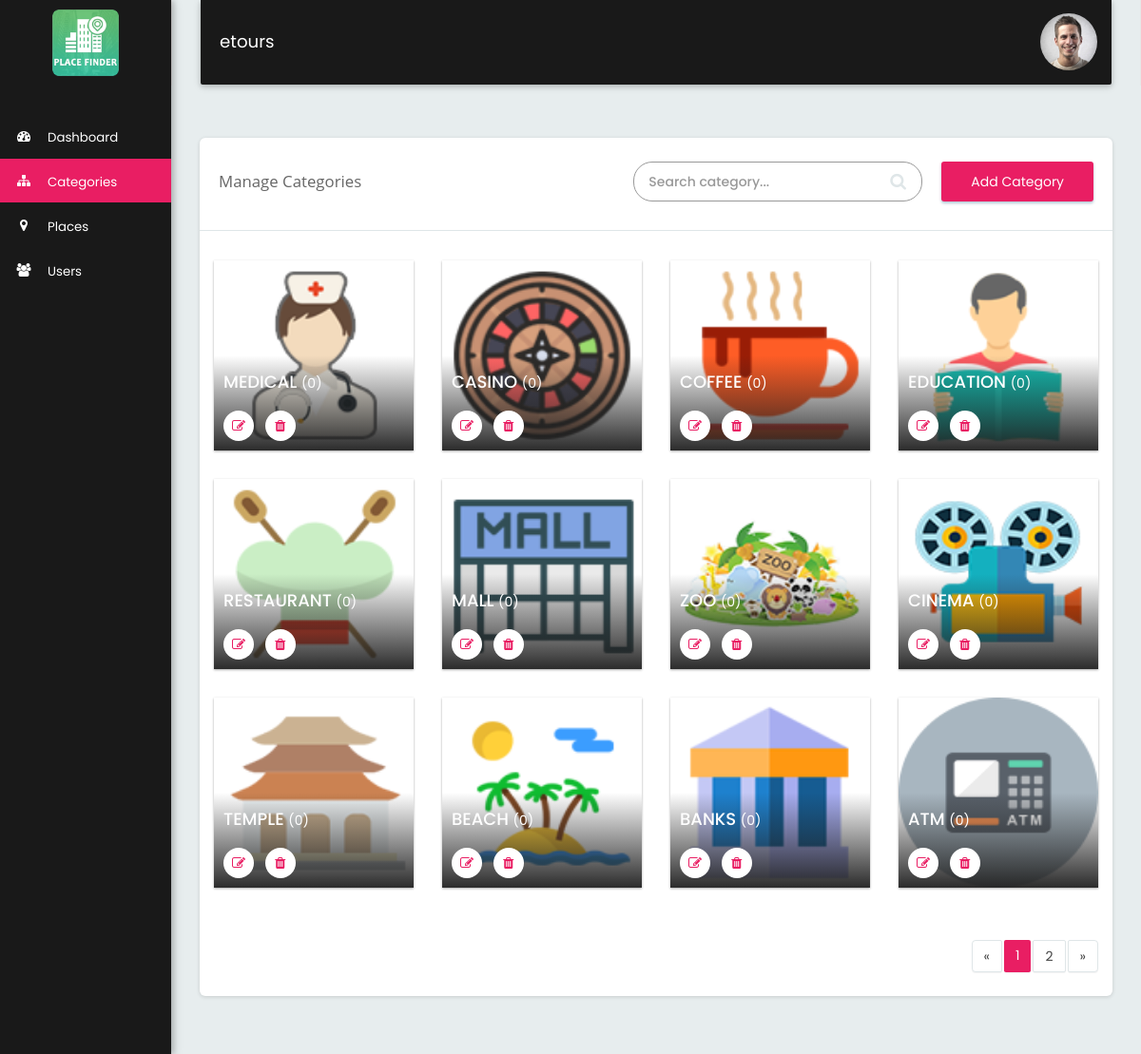
Page /manage_category.php (signed in) on the committed database.
### tables this page shows
CREATE TABLE `tbl_category` (
  `cid` int(11) NOT NULL,
  `category_name` varchar(255) NOT NULL,
  `category_image` varchar(255) NOT NULL,
  `path` varchar(255) NOT NULL
);

### manage_category.php (the view, shortened to what this page needs)
<?php include("includes/header.php");
	require("includes/function.php");
  if(isset($_POST['data_search']))
   {
      $qry="SELECT * FROM tbl_category
                  WHERE tbl_category.category_name like '%".addslashes($_POST['search_value'])."%'
                  ORDER BY tbl_category.category_name";
     $result=mysqli_query($mysqli,$qry);
   }
   else
   {
      $tableName="tbl_category";
      $targetpage = "manage_category.php";
      $limit = 12;
      $query = "SELECT COUNT(*) as num FROM $tableName";
      $total_pages = mysqli_fetch_array(mysqli_query($mysqli,$query));
      $total_pages = $total_pages['num'];
      $stages = 3;
      $page=0;
      if($page){
        $start = ($page - 1) * $limit;
      }else{
        $start = 0;
        }
     $qry="SELECT * FROM tbl_category
                   ORDER BY tbl_category.cid DESC LIMIT $start, $limit";
     $result=mysqli_query($mysqli,$qry);
    }
  function get_total_item($cat_id)
  {
    global $mysqli;
    $qry_songs="SELECT COUNT(*) as num FROM tbl_places WHERE p_cat_id='".$cat_id."'";
    $total_songs = mysqli_fetch_array(mysqli_query($mysqli,$qry_songs));
    $total_songs = $total_songs['num'];
    return $total_songs;
  }
?>
    <div class="row">
      <div class="col-xs-12">
        <div class="card mrg_bottom">
          <div class="page_title_block">
            <div class="col-md-5 col-xs-12">
              <div class="page_title">Manage Categories</div>
            </div>
            <div class="col-md-7 col-xs-12">
              <div class="search_list">
                <div class="search_block">
                  <form  method="post" action="">
                  <input class="form-control input-sm" placeholder="Search category..." aria-controls="DataTables_Table_0" type="search" name="search_value" required>
                        <button type="submit" name="data_search" class="btn-search"><i class="fa fa-search"></i></button>
                  </form>
                </div>
                <div class="add_btn_primary"> <a href="add_category.php?add=yes">Add Category</a> </div>
              </div>
            </div>
          </div>
           <div class="clearfix"></div>
          <div class="row mrg-top">
            <div class="col-md-12">
              <div class="col-md-12 col-sm-12">
              </div>
            </div>
          </div>
          <div class="col-md-12 mrg-top">
            <div class="row">
              <?php
              while($row=mysqli_fetch_array($result))
              {
          ?>
              <div class="col-lg-3 col-sm-6 col-xs-12">
                <div class="block_wallpaper add_wall_category">
                  <div class="wall_image_title">
                    <h2><a href="javascript:void(0)"><?php echo $row['category_name'];?> <span>(<?php echo get_total_item($row['cid']);?>)</span></a></h2>
                    <ul>
                      <li><a href="add_category.php?cat_id=<?php echo $row['cid'];?>" data-toggle="tooltip" data-tooltip="Edit"><i class="fa fa-edit"></i></a></li>
                      <li><a href="?cat_id=<?php echo $row['cid'];?>" data-toggle="tooltip" data-tooltip="Delete" onclick="return confirm('Are you sure you want to delete this category?');"><i class="fa fa-trash"></i></a></li>
                    </ul>
                  </div>
                  <span><img src="images/<?php echo $row['category_image'];?>" /></span>
                </div>
              </div>
          <?php
              }
        ?>
      </div>
          </div>
          <div class="col-md-12 col-xs-12">
            <div class="pagination_item_block">
              <nav>
                <?php if(!isset($_POST["data_search"])){ include("pagination.php");}?>
              </nav>
            </div>
          </div>
          <div class="clearfix"></div>
        </div>
      </div>
    </div>
<?php include("includes/footer.php");?>

### includes/header.php (shortened to what this page needs)
<?php include("includes/connection.php");
      $currentFile = $_SERVER["SCRIPT_NAME"];
      $parts = Explode('/', $currentFile);
      $currentFile = $parts[count($parts) - 1];
?>
<!DOCTYPE html>
<html>
<head>
<link rel="stylesheet" type="text/css" href="assets/css/vendor.css">
<link rel="stylesheet" type="text/css" href="assets/css/flat-admin.css">
<link rel="stylesheet" type="text/css" href="assets/css/theme/blue-sky.css">
<link rel="stylesheet" type="text/css" href="assets/css/theme/blue.css">
<link rel="stylesheet" type="text/css" href="assets/css/theme/red.css">
<link rel="stylesheet" type="text/css" href="assets/css/theme/yellow.css">
</head>
<body>
<div class="app app-default">
  <aside class="app-sidebar" id="sidebar">
    <div class="sidebar-header"> <a class="sidebar-brand" href="home.php"><img src="images/<?php echo APP_LOGO;?>" alt="app logo" /></a>
    </div>
    <div class="sidebar-menu">
      <ul class="sidebar-nav">
        <li <?php if($currentFile=="home.php"){?>class="active"<?php }?>> <a href="home.php">
          <div class="icon"> <i class="fa fa-dashboard" aria-hidden="true"></i> </div>
          <div class="title">Dashboard</div>
          </a>
        </li>
        <li <?php if($currentFile=="manage_category.php" or $currentFile=="add_category.php"){?>class="active"<?php }?>> <a href="manage_category.php">
          <div class="icon"> <i class="fa fa-sitemap" aria-hidden="true"></i> </div>
          <div class="title">Categories</div>
          </a>
        </li>
        <li <?php if($currentFile=="manage_places.php" or $currentFile=="add_place.php" or $currentFile=="edit_place.php"){?>class="active"<?php }?>> <a href="manage_places.php">
          <div class="icon"> <i class="fa fa-map-marker" aria-hidden="true"></i> </div>
          <div class="title">Places</div>
          </a>
        </li>
        <li <?php if($currentFile=="manage_users.php" or $currentFile=="add_user.php"){?>class="active"<?php }?>> <a href="manage_users.php">
          <div class="icon"> <i class="fa fa-users" aria-hidden="true"></i> </div>
          <div class="title">Users</div>
          </a>
        </li>
      </ul>
    </div>
  </aside>
  <div class="app-container">
    <nav class="navbar navbar-default" id="navbar">
      <div class="container-fluid">
        <div class="navbar-collapse collapse in">
          <ul class="nav navbar-nav navbar-left">
            <li class="navbar-title"><?php echo APP_NAME;?></li>
          </ul>
          <ul class="nav navbar-nav navbar-right">
            <li class="dropdown profile"> <a href="profile.php" class="dropdown-toggle" data-toggle="dropdown"> <?php if(PROFILE_IMG){?>
                  <img class="profile-img" src="images/<?php echo PROFILE_IMG;?>">
                <?php }else{?>
                  <img class="profile-img" src="assets/images/profile.png">
                <?php }?>
              </a>
            </li>
          </ul>
        </div>
      </div>
    </nav>

### pagination.php (shortened to what this page needs)
<?php
	if ($page == 0){$page = 1;}
	$prev = $page - 1;
	$next = $page + 1;
	$lastpage = ceil($total_pages/$limit);
	$paginate = '';
	if($lastpage > 1)
	{
		$paginate .= "<ul class='pagination'>";
		if ($page > 1){
			$paginate.= "<li><a href='$targetpage?page=$prev' aria-label='Previous'><span aria-hidden='true'>&laquo;</span></a></li>";
		}else{
			$paginate.= "<li><span aria-hidden='true'>&laquo;</span></li>";	}
		if ($lastpage < 7 + ($stages * 2))
		{
			for ($counter = 1; $counter <= $lastpage; $counter++)
			{
				if ($counter == $page){
					$paginate.= "<li class='active'><span class='active'>$counter</span></li>";
				}else{
					$paginate.= "<li><a href='$targetpage?page=$counter'>$counter</a></li>";}
			}
		}
		if ($page < $counter - 1){
			$paginate.= "<li><a href='$targetpage?page=$next' aria-label='Next'><span aria-hidden='true'>&raquo;</span></a></li>";
		}else{
			$paginate.= "<li><span aria-hidden='true'>&raquo;</span></li>";
			}
		$paginate.= "</ul>";
}
 echo $paginate;
								?>

### includes/footer.php (shortened to what this page needs)
  </div>
</div>
<link rel="stylesheet" href="//code.jquery.com/ui/1.12.1/themes/base/jquery-ui.css">
</body>
</html>

### rows in the picture
tbl_category: category_name "MEDICAL", cid "0", category_image (picture)
tbl_category: category_name "CASINO", cid "0", category_image (picture)
tbl_category: category_name "COFFEE", cid "0", category_image (picture)
tbl_category: category_name "EDUCATION", cid "0", category_image (picture)
tbl_category: category_name "RESTAURANT", cid "0", category_image (picture)
tbl_category: category_name "MALL", cid "0", category_image (picture)
tbl_category: category_name "ZOO", cid "0", category_image (picture)
tbl_category: category_name "CINEMA", cid "0", category_image (picture)
tbl_category: category_name "TEMPLE", cid "0", category_image (picture)
tbl_category: category_name "BEACH", cid "0", category_image (picture)
tbl_category: category_name "BANKS", cid "0", category_image (picture)
tbl_category: category_name "ATM", cid "0", category_image (picture)

### other values in the picture
APP_NAME "etours"
